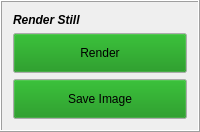
         <widget class="QFrame" name="frame_6">
          <property name="frameShape">
           <enum>QFrame::Box</enum>
          </property>
          <property name="frameShadow">
           <enum>QFrame::Raised</enum>
          </property>
          <layout class="QVBoxLayout" name="verticalLayout_14">
           <item>
            <layout class="QVBoxLayout" name="verticalLayout_13">
             <item>
              <widget class="QLabel" name="label_4">
               <property name="font">
                <font>
                 <pointsize>9</pointsize>
                 <weight>75</weight>
                 <italic>true</italic>
                 <bold>true</bold>
                </font>
               </property>
               <property name="text">
                <string>Render Still</string>
               </property>
              </widget>
             </item>
             <item>
              <widget class="QPushButton" name="renderPushButton">
               <property name="sizePolicy">
                <sizepolicy hsizetype="Preferred" vsizetype="Preferred">
                 <horstretch>0</horstretch>
                 <verstretch>0</verstretch>
                </sizepolicy>
               </property>
               <property name="minimumSize">
                <size>
                 <width>0</width>
                 <height>40</height>
                </size>
               </property>
               <property name="palette">
                <palette>
                 <active>
                  <colorrole role="Button">
                   <brush brushstyle="SolidPattern">
                    <color alpha="255">
                     <red>10</red>
                     <green>139</green>
                     <blue>12</blue>
                    </color>
                   </brush>
                  </colorrole>
                 </active>
                 <inactive>
                  <colorrole role="Button">
                   <brush brushstyle="SolidPattern">
                    <color alpha="255">
                     <red>10</red>
                     <green>139</green>
                     <blue>12</blue>
                    </color>
                   </brush>
                  </colorrole>
                 </inactive>
                 <disabled>
                  <colorrole role="Button">
                   <brush brushstyle="SolidPattern">
                    <color alpha="255">
                     <red>10</red>
                     <green>139</green>
                     <blue>12</blue>
                    </color>
                   </brush>
                  </colorrole>
                 </disabled>
                </palette>
               </property>
               <property name="font">
                <font>
                 <pointsize>9</pointsize>
                </font>
               </property>
               <property name="text">
                <string>Render</string>
               </property>
              </widget>
             </item>
             <item>
              <widget class="QPushButton" name="saveImgPushButton">
               <property name="sizePolicy">
                <sizepolicy hsizetype="Preferred" vsizetype="Preferred">
                 <horstretch>0</horstretch>
                 <verstretch>0</verstretch>
                </sizepolicy>
               </property>
               <property name="minimumSize">
                <size>
                 <width>0</width>
                 <height>40</height>
                </size>
               </property>
               <property name="palette">
                <palette>
                 <active>
                  <colorrole role="Button">
                   <brush brushstyle="SolidPattern">
                    <color alpha="255">
                     <red>10</red>
                     <green>139</green>
                     <blue>12</blue>
                    </color>
                   </brush>
                  </colorrole>
                 </active>
                 <inactive>
                  <colorrole role="Button">
                   <brush brushstyle="SolidPattern">
                    <color alpha="255">
                     <red>10</red>
                     <green>139</green>
                     <blue>12</blue>
                    </color>
                   </brush>
                  </colorrole>
                 </inactive>
                 <disabled>
                  <colorrole role="Button">
                   <brush brushstyle="SolidPattern">
                    <color alpha="255">
                     <red>10</red>
                     <green>139</green>
                     <blue>12</blue>
                    </color>
                   </brush>
                  </colorrole>
                 </disabled>
                </palette>
               </property>
               <property name="font">
                <font>
                 <pointsize>9</pointsize>
                </font>
               </property>
               <property name="text">
                <string>Save Image</string>
               </property>
              </widget>
             </item>
            </layout>
           </item>
          </layout>
         </widget>
